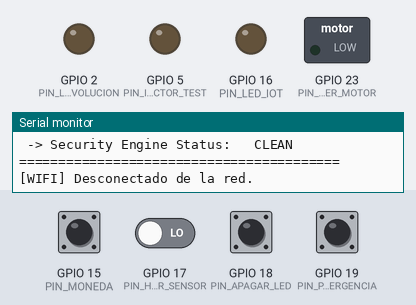
Bench run of a sketch on a simulated ESP32. On the bench: switched loads named in the sketch (green lamp = pin HIGH), output pins drawn as LEDs (lit = HIGH), the last lines printed to the serial monitor. The test bench sets the inputs (shaded band); at power-on: GPIO 15 (PIN_MONEDA), GPIO 18 (PIN_APAGAR_LED), GPIO 19 (PIN_PARO_EMERGENCIA) HIGH, GPIO 17 (PIN_HOPPER_SENSOR) LOW. WiFi joins after 1.5 s; servers stay silent unless stated; uploads are accepted with an empty reply.

Above: at 1.2 s.
1.3 s: GPIO 15 (PIN_MONEDA) pulled LOW for 0.15 s
At 2.2 s:
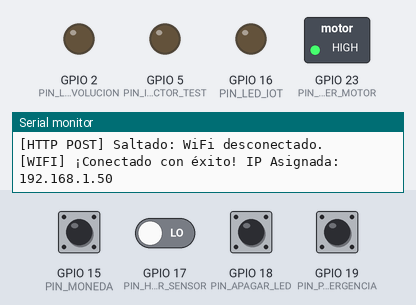
10.0 s: GPIO 15 (PIN_MONEDA) driven LOW and GPIO 17 (PIN_HOPPER_SENSOR) driven LOW
At 30.2 s:
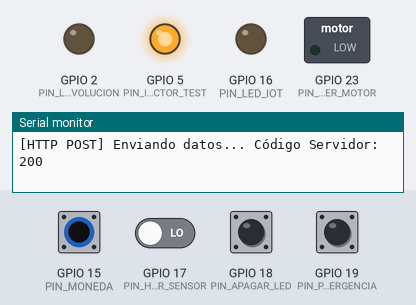
Timing chart, 0 to 31.9 s (numbered marks = the images above; inputs shaded):
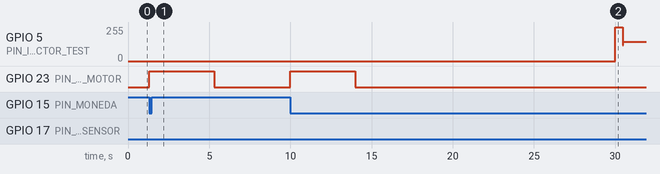

Measured:
- after the input at 1.3 s, GPIO 23 (PIN_HOPPER_MOTOR): LOW → HIGH at once, → LOW 4.0 s later
- after the input at 10.0 s, GPIO 23 (PIN_HOPPER_MOTOR): LOW → HIGH at once, → LOW 4.0 s later

The sketch:

firmware_pinball.ino
```cpp
#include <Arduino.h>
#include <WiFi.h>
#include <HTTPClient.h>

// Activación del entorno de simulación para pruebas de estrés de señal
#define MODO_TEST_INYECTOR

#ifdef MODO_TEST_INYECTOR
  const int PIN_INYECTOR_TEST = 5;       // Pin de salida física para generar los pulsos automáticos de prueba
  unsigned long tiempoUltimoPulsoInyector = 0; // Registro de tiempo para controlar el parpadeo de la onda cuadrada
  unsigned long tiempoInicioRafagaTest = 0;   // Temporizador base para disparar la ráfaga cada 30 segundos
  bool rafagaTestActiva = false;         // Bandera de control para saber si la inyección está en proceso
  int pulsosInyectadosContador = 0;      // Contador de ciclos completados dentro de la ráfaga actual
#endif

// Asignación de Pines de Hardware
const int PIN_MONEDA = 15;          // Entrada con interrupción asignada al sensor lector de monedas
const int PIN_APAGAR_LED = 18;      // Entrada del botón físico que valida la entrega manual del dispositivo
const int PIN_PARO_EMERGENCIA = 19; // Entrada del botón de paro total para congelar la máquina ante fallas
const int PIN_HOPPER_MOTOR = 23;    // Salida digital dedicada a la activación eléctrica del motor del Hopper
const int PIN_HOPPER_SENSOR = 17;   // Entrada digital del sensor óptico/mecánico de entrega del Hopper
const int PIN_LED_DEVOLUCION = 2;   // Salida digital del indicador local de retorno de saldo excedente
const int PIN_LED_IOT = 16;         // Salida digital para el indicador visual comandado remotamente vía REST

// Constantes de Tiempos y Filtros
const unsigned long T_INTERVALO = 50;   // Tiempo de rechazo en milisegundos para el filtro de rebotes por hardware
volatile bool monedaDetectada = false;   // Estado lógico compartido con la ISR para señalar un pulso entrante
volatile unsigned long ultimoPulsoValido = 0; // Registro del milisegundo exacto de la última lectura aceptada

// Variables de Control Interno del Sistema
int totalEntregadoHistorico = 0;       // Contador acumulativo de monedas ingresadas con éxito al contenedor
int totalDevueltoHistorico = 0;        // Contador acumulativo de transacciones de cambio efectuadas
bool esperandoValidacionHopper = false; // Bandera de espera activa mientras el motor despacha el producto
String statusSeguridad = "CLEAN";      // Variable de estado que gobierna el motor de contingencias del firmware

// Temporizadores Asíncronos gestionados con millis()
unsigned long tiempoInicioPago = 0;                // Guarda el instante en que arrancó el motor para medir fallas
const unsigned long TIMEOUT_HOPPER_SEGURIDAD = 4000; // Límite de tiempo máximo permitido para dispensar una unidad

unsigned long tiempoUltimoFraudeAutomatico = 0;       // Controla el intervalo entre simulaciones preventivas de fraude
const unsigned long INTERVALO_FRAUDE_AUTOMATICO = 60000; // Tiempo de espera (60 segundos) para simular un intento de intrusión

unsigned long tiempoInicioBloqueo = 0;       // Registra el inicio del estado penalizado por alerta de seguridad
const unsigned long DURACION_BLOQUEO = 3000;  // Tiempo en milisegundos que el sistema permanece congelado

bool ejecucionDevolucionActiva = false;       // Bandera de control para mantener encendido el indicador de cambio
unsigned long tiempoInicioDevolucion = 0;     // Almacena el milisegundo de inicio de la alerta de devolución
const unsigned long DURACION_PULSO_DEVOLUCION = 500; // Duración del destello luminoso de devolución

String cadenaComando = ""; // Almacenamiento auxiliar para cadenas de comunicación

// Parámetros de Red y Configuración del Servicio REST
const char* SSID_WIFI = "Wokwi-GUEST"; // Identificador de la red inalámbrica simulada
const char* PASS_WIFI = "";            // Clave de seguridad de la red virtual
unsigned long tiempoUltimoIntentoWiFi = 0; // Temporizador para evitar llamadas continuas a la conexión de red
const unsigned long INTERVALO_RECONEXION_WIFI = 5000; // Tiempo de espera entre reintentos de enganche de red

const char* URL_BASE = "http://localhost:3000/api"; // Dirección de destino de los endpoints del backend local

unsigned long tiempoUltimoEnvioTelemetria = 0; // Temporizador de control para la publicación de datos
const unsigned long INTERVALO_TELEMETRIA = 1500; // Frecuencia de envío de datos del POST (1.5 segundos)

unsigned long tiempoUltimoGET = 0;  // Temporizador de control para la solicitud de comandos remotos
const unsigned long INTERVALO_GET = 2500; // Frecuencia de consulta del estado de actuadores (2.5 segundos)

// Rutina de Servicio de Interrupción (ISR) alojada en IRAM para máxima velocidad
void IRAM_ATTR verificarMonedaISR() {
    unsigned long t_actual = millis(); // Captura instantánea del tiempo de ejecución actual

    // Si el hardware está bloqueado esperando confirmación o con fraudes, ignora la señal física
    if (esperandoValidacionHopper && statusSeguridad != "CLEAN") return;

    // Validación del filtro de ventana de tiempo contra ruidos eléctricos
    if (t_actual - ultimoPulsoValido >= T_INTERVALO) {
        monedaDetectada = true;        // Avisa al bucle principal que hay un evento físico por procesar
        ultimoPulsoValido = t_actual;  // Actualiza la marca de tiempo del último evento filtrado
    }
}

// Función encargada de imprimir reportes formateados en el terminal
void imprimirReporteEstructurado(String evento) {
    Serial.println("\n=========================================");
    Serial.print("EVENTO: "); Serial.println(evento);
    Serial.println("-----------------------------------------");
    Serial.print(" -> TOTAL EN CAJA HISTÓRICO: $"); Serial.println(totalEntregadoHistorico);
    Serial.print(" -> TOTAL DEVOLUCIÓN HISTÓRICO: $"); Serial.println(totalDevueltoHistorico);
    Serial.print(" -> Estado del Hopper Motor:  "); Serial.println(digitalRead(PIN_HOPPER_MOTOR) == HIGH ? "ENCENDIDO" : "APAGADO");
    Serial.print(" -> Security Engine Status:   "); Serial.println(statusSeguridad);
    Serial.println("=========================================");
}

// Máquina de estados no bloqueante para asegurar conectividad WiFi permanente
void gestionarWiFiAsincrono(unsigned long tiempoActual) {
    static wl_status_t ultimoEstadoWiFi = WL_NO_SHIELD; // Mantiene el registro del estado de red previo
    wl_status_t estadoActualWiFi = WiFi.status();       // Consulta el estado eléctrico actual del módulo inalámbrico

    // Informa por consola únicamente si se presenta un cambio de estado en la red
    if (estadoActualWiFi != ultimoEstadoWiFi) {
        if (estadoActualWiFi == WL_CONNECTED) {
            Serial.print("\n[WIFI] ¡Conectado con éxito! IP Asignada: ");
            Serial.println(WiFi.localIP());
        } else if (estadoActualWiFi == WL_DISCONNECTED) {
            Serial.println("\n[WIFI] Desconectado de la red.");
        }
        ultimoEstadoWiFi = estadoActualWiFi; // Actualiza el registro persistente del estado
    }

    // Intento periódico de enganche si la interfaz se encuentra caída
    if (estadoActualWiFi != WL_CONNECTED) {
        if (tiempoActual - tiempoUltimoIntentoWiFi >= INTERVALO_RECONEXION_WIFI) {
            tiempoUltimoIntentoWiFi = tiempoActual; // Resetea el reloj de control de intentos
            Serial.println("[WIFI] Reintentando conectar a Wokwi-GUEST...");
            WiFi.begin(SSID_WIFI, PASS_WIFI); // Dispara la solicitud de asociación de red
        }
    }
}

// Transmisión asíncrona de datos del sistema mediante peticiones HTTP POST
void enviarTelemetriaREST(unsigned long tiempoActual) {
    if (tiempoActual - tiempoUltimoEnvioTelemetria >= INTERVALO_TELEMETRIA) {
        tiempoUltimoEnvioTelemetria = tiempoActual; // Actualiza el temporizador del POST

        if (WiFi.status() == WL_CONNECTED) { // Valida que exista canal de comunicación activo
            HTTPClient http;
            http.begin(String(URL_BASE) + "/sensores"); // Inicializa el destino HTTP del endpoint
            http.addHeader("Content-Type", "application/json"); // Define el formato de datos transportado

            // Construcción manual de la cadena JSON con las variables del firmware
            String jsonPayload = "{\"caja_historica\":" + String(totalEntregadoHistorico) +
                                 ",\"total_devuelto\":" + String(totalDevueltoHistorico) +
                                 ",\"status_seguridad\":\"" + statusSeguridad + "\"}";

            Serial.print("[HTTP POST] Enviando datos... ");
            int codigoRespuesta = http.POST(jsonPayload); // Ejecuta la transmisión y recupera el código HTTP
            Serial.print("Código Servidor: "); Serial.println(codigoRespuesta);
            http.end(); // Libera los recursos de red de la conexión actual
        } else {
            Serial.println("[HTTP POST] Saltado: WiFi desconectado.");
        }
    }
}

// Consulta asíncrona de instrucciones externas mediante peticiones HTTP GET
void consultarEstadoRemotoGET(unsigned long tiempoActual) {
    if (tiempoActual - tiempoUltimoGET >= INTERVALO_GET) {
        tiempoUltimoGET = tiempoActual; // Actualiza el temporizador del GET

        if (WiFi.status() == WL_CONNECTED) {
            HTTPClient http;
            http.begin(String(URL_BASE) + "/actuadores/led1"); // Inicializa el endpoint de lectura

            Serial.print("[HTTP GET] Consultando API... ");
            int codigoRespuesta = http.GET(); // Lanza la petición de lectura
            Serial.print("Código Servidor: "); Serial.println(codigoRespuesta);

            if (codigoRespuesta == 200) { // Valida que el servidor responda correctamente
                String respuesta = http.getString(); // Extrae la respuesta en formato texto
                Serial.println("[HTTP GET] Respuesta JSON: " + respuesta);

                // Análisis manual de subcadenas para detectar la orden de bloqueo remoto
                if (respuesta.indexOf("\"encendido\":true") != -1) {
                    digitalWrite(PIN_LED_IOT, HIGH); // Refleja el estado físico en el indicador visual

                    // Transiciona al estado de bloqueo si el sistema no estaba previamente condicionado
                    if (statusSeguridad != "REMOTE_LOCKED") {
                        statusSeguridad = "REMOTE_LOCKED";
                        digitalWrite(PIN_HOPPER_MOTOR, LOW);     // Apaga el actuador de forma inmediata por seguridad
                        digitalWrite(PIN_LED_DEVOLUCION, LOW);   // Corta las señales locales secundarias
                        esperandoValidacionHopper = false;       // Cancela cualquier proceso de cobro en marcha
                        imprimirReporteEstructurado("BLOQUEO_DESDE_API_REST_ACTIVADO");
                    }
                } else {
                    digitalWrite(PIN_LED_IOT, LOW); // Apaga el indicador al recibir la instrucción contraria
                    if (statusSeguridad == "REMOTE_LOCKED") {
                        statusSeguridad = "CLEAN";  // Libera las restricciones operativas del sistema
                        imprimirReporteEstructurado("SISTEMA_RESTABLECIDO_DESDE_API_REST");
                    }
                }
            }
            http.end(); // Finaliza el objeto de comunicación HTTP
        } else {
            Serial.println("[HTTP GET] Saltado: WiFi sin conexión.");
        }
    }
}

// Procesamiento y lógica contable interna ante despachos válidos
void verificarYRegistrarEntrega() {
    totalEntregadoHistorico += 1;      // Incrementa el acumulador persistente de la bóveda
    esperandoValidacionHopper = false; // Da por terminado el ciclo de monitoreo de despacho activo

    // Regla de negocio: Generación de un ciclo de cambio automático cada 5 transacciones
    if (totalEntregadoHistorico % 5 == 0) {
        totalDevueltoHistorico += 1;             // Suma una unidad al registro histórico de cambios
        ejecucionDevolucionActiva = true;        // Activa la máquina de estados del pulso del LED
        tiempoInicioDevolucion = millis();       // Toma el tiempo de inicio para controlar la duración
        digitalWrite(PIN_LED_DEVOLUCION, HIGH);  // Enciende físicamente la luz piloto de cambio
        imprimirReporteEstructurado("DEVOLUCION_5_PESOS_ACTIVADA");
    } else {
        imprimirReporteEstructurado("ENTREGA_CONFIRMADA");
    }
}

// Simulador automático de señales periódicas de estrés para depuración
void gestionarInyectorTest(unsigned long tiempoActual) {
#ifdef MODO_TEST_INYECTOR
    // Lanzamiento automático de ráfagas cíclicas espaciadas cada 30 segundos
    if (!rafagaTestActiva && (tiempoActual - tiempoInicioRafagaTest >= 30000)) {
        rafagaTestActiva = true;
        tiempoInicioRafagaTest = tiempoActual;
        pulsosInyectadosContador = 0;
        pinMode(PIN_INYECTOR_TEST, OUTPUT); // Conmutación de pin a baja impedancia para controlar la línea
        Serial.println("\n[INYECTOR TEST] ¡Iniciando ráfaga de alta frecuencia para estresar la ISR!");
    }

    if (rafagaTestActiva) {
        // Generador de onda cuadrada simétrica operando a un intervalo estable de 4ms (~125Hz)
        if (tiempoActual - tiempoUltimoPulsoInyector >= 4) {
            tiempoUltimoPulsoInyector = tiempoActual; // Actualiza el contador del pulso de prueba
            int estadoActual = digitalRead(PIN_INYECTOR_TEST);
            digitalWrite(PIN_INYECTOR_TEST, !estadoActual); // Realiza la inversión eléctrica del estado anterior

            if (estadoActual == LOW) {
                pulsosInyectadosContador++; // Registra únicamente los flancos descendentes simulados
            }

            // Cierre preventivo de la rutina de prueba al alcanzar el límite de 15 pulsos
            if (pulsosInyectadosContador >= 15) {
                rafagaTestActiva = false;
                pinMode(PIN_INYECTOR_TEST, INPUT_PULLUP); // Pasa a alta impedancia para liberar la línea compartida
                Serial.print("[INYECTOR TEST] Ráfaga finalizada. Pulsos detectados en este ciclo.");
            }
        }
    }
#endif
}

// Configuración inicial de periféricos, interrupciones y subsistemas de red
void setup() {
    Serial.begin(115200); // Inicialización del canal serial de telemetría local a 115200 bps

    // Declaración de modos operativos de la interfaz de pines GPIO del ESP32
    pinMode(PIN_MONEDA, INPUT_PULLUP);
    pinMode(PIN_APAGAR_LED, INPUT_PULLUP);
    pinMode(PIN_PARO_EMERGENCIA, INPUT_PULLUP);
    pinMode(PIN_HOPPER_SENSOR, INPUT);
    pinMode(PIN_LED_DEVOLUCION, OUTPUT);
    pinMode(PIN_LED_IOT, OUTPUT);
    pinMode(PIN_HOPPER_MOTOR, OUTPUT);

    // Fijación del estado eléctrico inicial apagado seguro para actuadores
    digitalWrite(PIN_HOPPER_MOTOR, LOW);
    digitalWrite(PIN_LED_DEVOLUCION, LOW);
    digitalWrite(PIN_LED_IOT, LOW);

#ifdef MODO_TEST_INYECTOR
    pinMode(PIN_INYECTOR_TEST, INPUT_PULLUP); // Mantiene aislada la línea del inyector en el arranque
#endif

    // Vinculación de la ISR al pin detector en modo de flanco de bajada (FALLING)
    attachInterrupt(digitalPinToInterrupt(PIN_MONEDA), verificarMonedaISR, FALLING);

    WiFi.mode(WIFI_STA); // Inicialización del controlador inalámbrico en modo Estación (Cliente)
    Serial.println("[WIFI] Inicializando conexión a Wokwi-GUEST...");
    WiFi.begin(SSID_WIFI, PASS_WIFI); // Primer disparo asíncrono de enlace de red

    imprimirReporteEstructurado("SISTEMA_INICIALIZADO");
}

// Bucle principal de ejecución no bloqueante basado en eventos de tiempo
void loop() {
    unsigned long tiempoActual = millis(); // Captura temporal unificada para sincronizar todas las tareas

    gestionarInyectorTest(tiempoActual); // Lógica activa del emulador de pulsos en background

    // 1. Escaneo Prioritario de Entradas Críticas y Botones de Control
    int estadoActualParo = digitalRead(PIN_PARO_EMERGENCIA);
    static int estadoAnteriorParo = HIGH; // Almacenamiento estático del estado del botón en el ciclo previo
    static unsigned long tiempoUltimoCambioParo = 0; // Filtro de rebotes por software exclusivo del botón de paro

    // Detección de flanco de bajada válido con un debounce de seguridad de 200ms
    if (estadoActualParo == LOW && estadoAnteriorParo == HIGH && (tiempoActual - tiempoUltimoCambioParo > 200)) {
        tiempoUltimoCambioParo = tiempoActual;

        // Lógica tipo Toggle: Conmutación bidireccional entre bloqueo y desbloqueo total
        if (statusSeguridad != "EMERGENCY_STOPPED") {
            statusSeguridad = "EMERGENCY_STOPPED";
            digitalWrite(PIN_HOPPER_MOTOR, LOW);     // Apagado físico inmediato del motor principal
            digitalWrite(PIN_LED_DEVOLUCION, LOW);   // Apagado del indicador de cambio
            esperandoValidacionHopper = false;       // Rompe la rutina de despacho activa
            ejecucionDevolucionActiva = false;       // Apaga los procesos intermedios
            imprimirReporteEstructurado("PARO_TOTAL_FORZADO");
        } else {
            statusSeguridad = "CLEAN";               // Restaura las condiciones iniciales del sistema
            monedaDetectada = false;                 // Limpia registros espurios de monedas retenidas
            tiempoUltimoFraudeAutomatico = tiempoActual; // Resetea el intervalo del temporizador de seguridad
            imprimirReporteEstructurado("SISTEMA_LIBERADO");
        }
    }
    estadoAnteriorParo = estadoActualParo; // Actualiza la persistencia del estado físico

    // Monitoreo del botón auxiliar de cancelación manual del proceso de validación
    if (digitalRead(PIN_APAGAR_LED) == LOW && esperandoValidacionHopper) {
        digitalWrite(PIN_HOPPER_MOTOR, LOW); // Detiene la marcha forzada del motor
        verificarYRegistrarEntrega();        // Fuerza la contabilidad manual del evento
    }

    // 2. Orquestador de Eventos Locales (Lógica del Dispensador)
    if (statusSeguridad == "CLEAN") {
        // Recepción y procesamiento del evento de moneda disparado por la ISR
        if (monedaDetectada) {
            monedaDetectada = false;           // Libera la bandera para futuras lecturas externas
            esperandoValidacionHopper = true;  // Abre la ventana de control de despacho
            tiempoInicioPago = tiempoActual;   // Fija el límite de tiempo para evaluar la entrega
            digitalWrite(PIN_HOPPER_MOTOR, HIGH); // Activa mecánicamente el motor del Hopper
            imprimirReporteEstructurado("MONEDA_ENTRANTE_MOTOR_ON");
        }

        // Bucle de supervisión del proceso de salida física del producto
        if (esperandoValidacionHopper) {
            // Confirmación exitosa de paso por el sensor del Hopper
            if (digitalRead(PIN_HOPPER_SENSOR) == HIGH) {
                digitalWrite(PIN_HOPPER_MOTOR, LOW); // Apaga de inmediato el motor
                verificarYRegistrarEntrega();        // Registra contablemente la salida
            }
            // Control de anomalías por estancamiento mecánico (Timeout superado)
            else if (tiempoActual - tiempoInicioPago >= TIMEOUT_HOPPER_SEGURIDAD) {
                digitalWrite(PIN_HOPPER_MOTOR, LOW); // Apaga el motor para evitar daños eléctricos
                esperandoValidacionHopper = false;   // Cancela la transacción inconclusa
                imprimirReporteEstructurado("TIMEOUT_HOPPER_SIN_MONEDAS_ERROR");
            }
        }
    }

    // Control asíncrono del destello luminoso para la entrega de cambio
    if (ejecucionDevolucionActiva && (tiempoActual - tiempoInicioDevolucion >= DURACION_PULSO_DEVOLUCION)) {
        digitalWrite(PIN_LED_DEVOLUCION, LOW); // Corta la excitación del pin indicador
        ejecucionDevolucionActiva = false;    // Cierra la subrutina del pulso
    }

    // Disparador preventivo automático para simulación y pruebas internas del Security Engine
    if (statusSeguridad == "CLEAN" && !esperandoValidacionHopper) {
        if (tiempoActual - tiempoUltimoFraudeAutomatico >= INTERVALO_FRAUDE_AUTOMATICO) {
            tiempoUltimoFraudeAutomatico = tiempoActual;
            statusSeguridad = "FRAUD_DETECTED";     // Transiciona el firmware al estado de sospecha
            digitalWrite(PIN_HOPPER_MOTOR, LOW);     // Protege los actuadores principales
            digitalWrite(PIN_LED_DEVOLUCION, LOW);   // Corta las luces del panel
            tiempoInicioBloqueo = tiempoActual;      // Inicia el cronómetro de la penalización
            imprimirReporteEstructurado("ALERTA_FRAUDE_SIMULADO");
        }
    }

    // Auto-recuperación programada tras el paso de la ventana de penalización por fraude
    if (statusSeguridad == "FRAUD_DETECTED" && (tiempoActual - tiempoInicioBloqueo >= DURACION_BLOQUEO)) {
        statusSeguridad = "CLEAN";                  // Restablece el firmware a operación limpia
        monedaDetectada = false;                     // Descarta cualquier pulso acumulado en el bloqueo
        tiempoUltimoFraudeAutomatico = tiempoActual; // Reinicia el temporizador de fraude periódico
    }

    // 3. Gestión y Sincronización Asíncrona de Tareas de Red
    gestionarWiFiAsincrono(tiempoActual);
    enviarTelemetriaREST(tiempoActual);
    consultarEstadoRemotoGET(tiempoActual);
}
```
